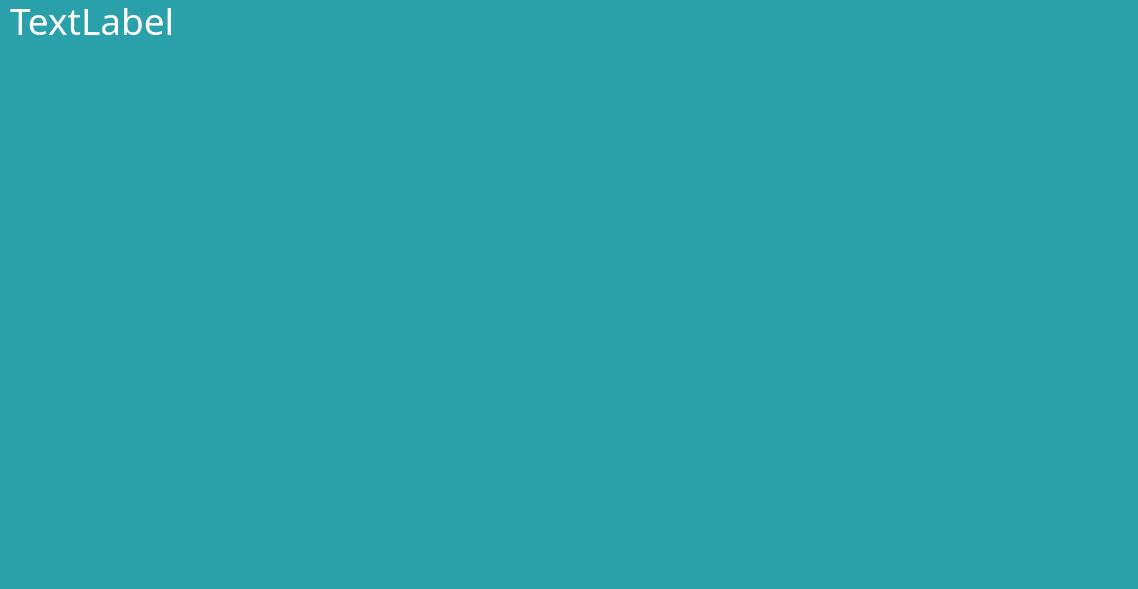
<?xml version="1.0" encoding="UTF-8"?>
<ui version="4.0">
 <class>MainWindow</class>
 <widget class="QMainWindow" name="MainWindow">
  <property name="geometry">
   <rect>
    <x>0</x>
    <y>0</y>
    <width>1138</width>
    <height>589</height>
   </rect>
  </property>
  <property name="windowTitle">
   <string>MainWindow</string>
  </property>
  <property name="styleSheet">
   <string notr="true">background-color:rgb(42, 160, 170);
border: none; </string>
  </property>
  <widget class="QWidget" name="centralWidget">
   <widget class="QListWidget" name="listWidget">
    <property name="geometry">
     <rect>
      <x>180</x>
      <y>60</y>
      <width>256</width>
      <height>192</height>
     </rect>
    </property>
    <property name="font">
     <font>
      <pointsize>18</pointsize>
      <weight>75</weight>
      <bold>true</bold>
     </font>
    </property>
    <property name="focusPolicy">
     <enum>Qt::StrongFocus</enum>
    </property>
    <property name="styleSheet">
     <string notr="true">selection-color: rgb(0, 255, 255);
selection-background-color:rgb(128, 55, 55);
color: white;
</string>
    </property>
   </widget>
   <widget class="QLabel" name="label">
    <property name="geometry">
     <rect>
      <x>10</x>
      <y>0</y>
      <width>221</width>
      <height>41</height>
     </rect>
    </property>
    <property name="font">
     <font>
      <family>Ubuntu Mono</family>
      <pointsize>28</pointsize>
     </font>
    </property>
    <property name="styleSheet">
     <string notr="true">color: white;</string>
    </property>
    <property name="text">
     <string>TextLabel</string>
    </property>
   </widget>
  </widget>
 </widget>
 <layoutdefault spacing="6" margin="11"/>
 <resources/>
 <connections/>
</ui>
